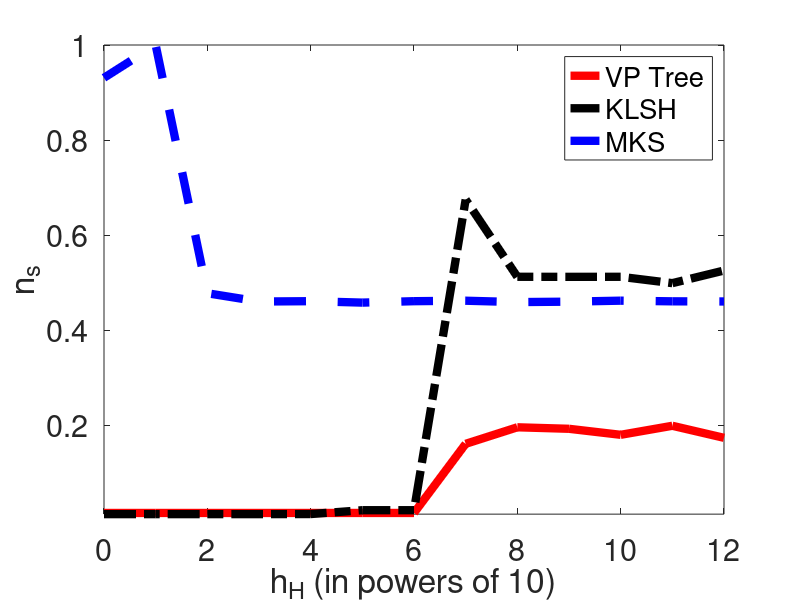
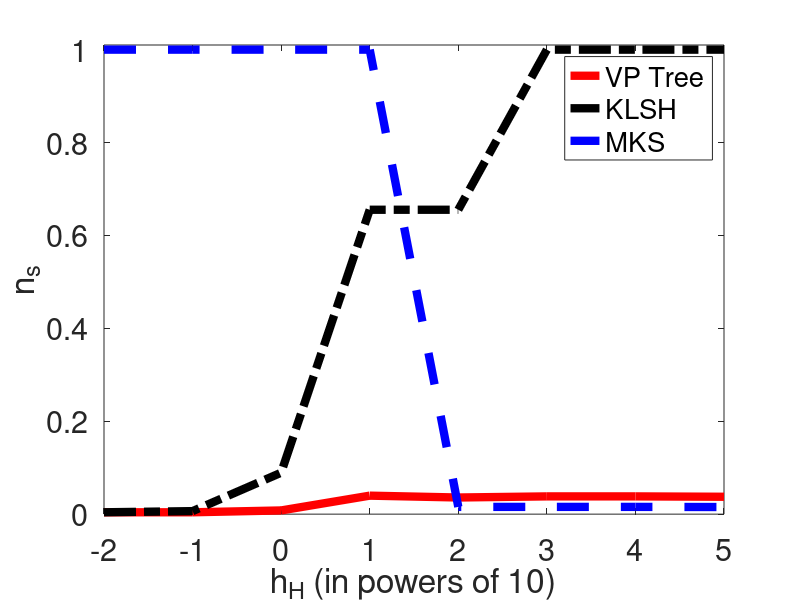

Source code (MATLAB) for these figures, in order:



close all;

data = load('mnist_hyptan_robust.txt');

powers = 0:12;

plot(powers, data(:,1), 'r-', 'LineWidth', 6);
hold on;
plot(powers, data(:,2), 'k-.', 'LineWidth', 6);
plot(powers, data(:,3), 'b--', 'LineWidth', 6);

xlabel('h_H (in powers of 10)', 'FontSize', 22);
ylabel('n_s', 'FontSize', 22);

hleg = legend('VP Tree', 'KLSH', 'MKS', 'Location', 'NorthEast');
set(hleg, 'FontSize', 22);
set(gca, 'FontSize', 22);
axis([0,12,-inf,inf])

saveas(gcf, 'mnist_hyptan_robust.pdf');

figure();

data = load('uniform_hyptan_robust.txt');

powers = -2:5;

plot(powers, data(:,1), 'r-', 'LineWidth', 6);
hold on;
plot(powers, data(:,2), 'k-.', 'LineWidth', 6);
plot(powers, data(:,3), 'b--', 'LineWidth', 6);

xlabel('h_H (in powers of 10)', 'FontSize', 22);
ylabel('n_s', 'FontSize', 22);

hleg = legend('VP Tree', 'KLSH', 'MKS', 'Location', 'NorthEast');
set(hleg, 'FontSize', 22);
set(gca, 'FontSize', 22);
axis([-inf inf 0, 1.01])

saveas(gcf, 'uniform_hyptan_robust.pdf');

